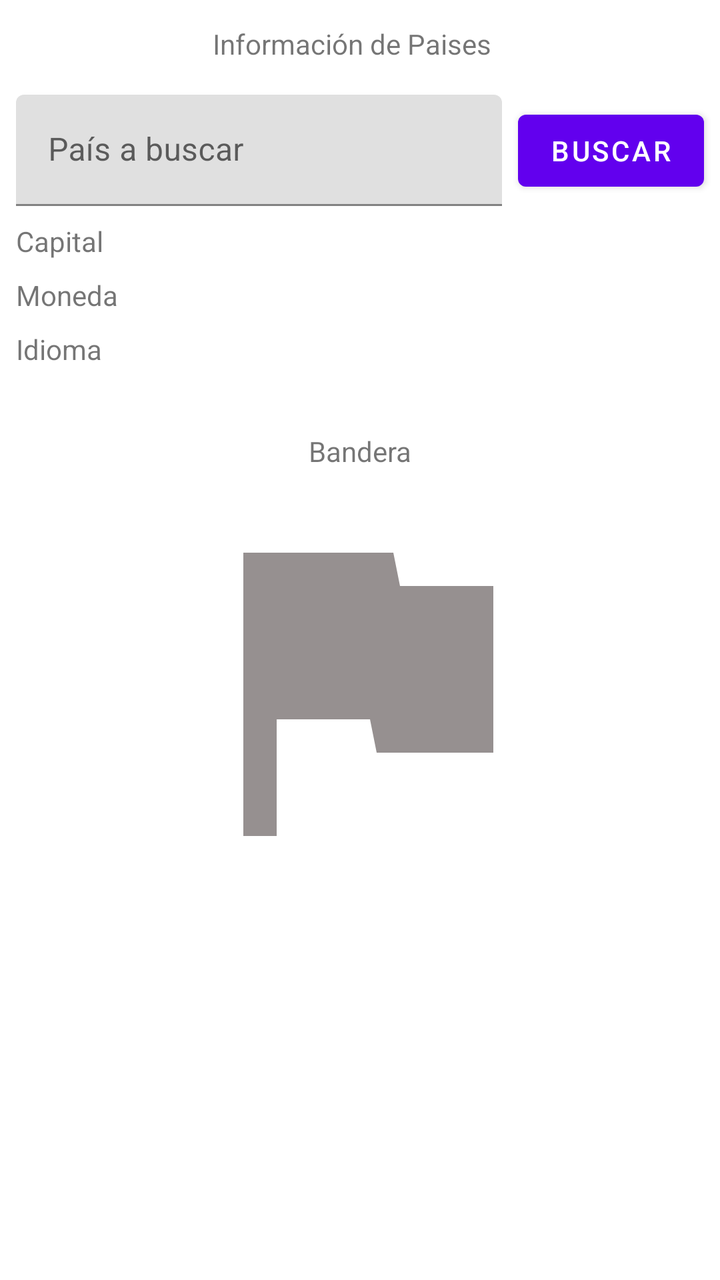
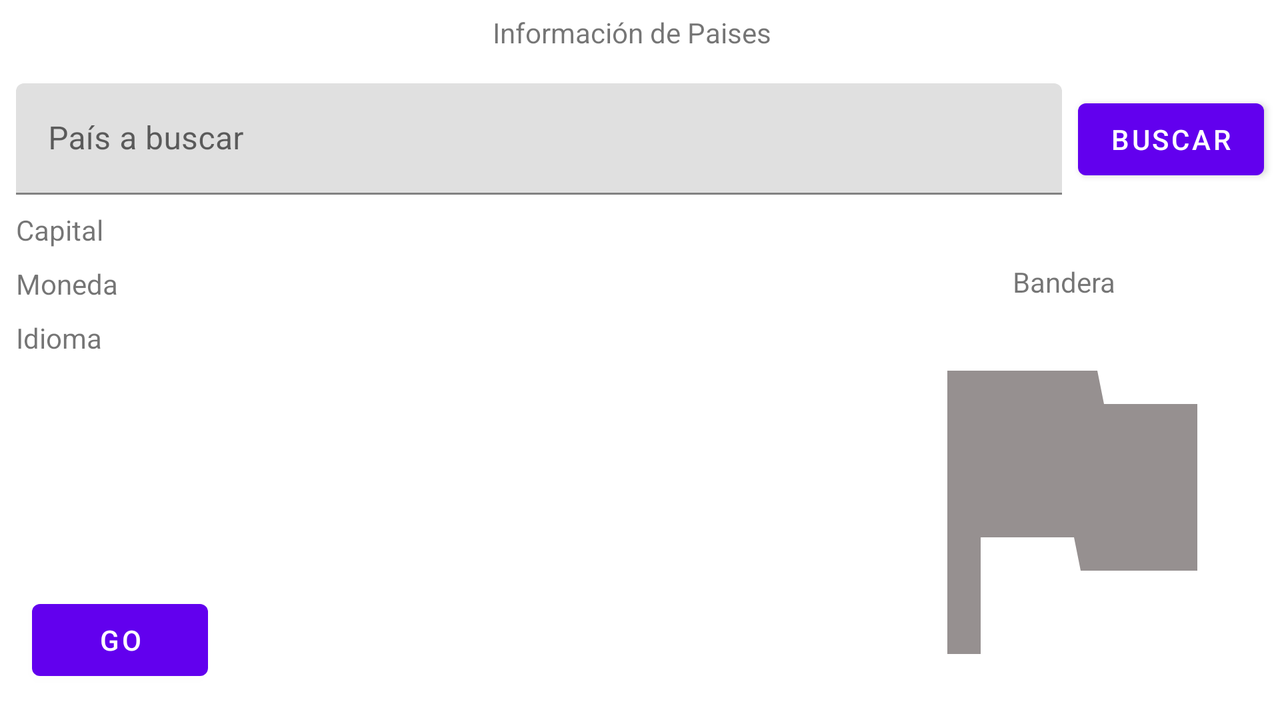

Two renders of one Android screen. The first uses the default layout on a phone; the second uses the alternative layout the repository ships for a different screen configuration, on a matching device. The two XML files are below.
<!-- AndroidManifest.xml: application theme Theme.PetWeb -->
<!-- res/layout/activity_main.xml -->
<?xml version="1.0" encoding="utf-8"?>
<androidx.constraintlayout.widget.ConstraintLayout xmlns:android="http://schemas.android.com/apk/res/android"
    xmlns:app="http://schemas.android.com/apk/res-auto"
    xmlns:tools="http://schemas.android.com/tools"
    android:layout_width="match_parent"
    android:layout_height="match_parent"
    tools:context=".MainActivity">

    <TextView
        android:id="@+id/textView"
        android:layout_width="wrap_content"
        android:layout_height="wrap_content"
        android:layout_marginRight="8dp"
        android:text="Información de Paises"
        app:layout_constraintBottom_toBottomOf="parent"
        app:layout_constraintLeft_toLeftOf="parent"
        app:layout_constraintRight_toRightOf="parent"
        app:layout_constraintTop_toTopOf="parent"
        app:layout_constraintVertical_bias="0.01999998" />

    <com.google.android.material.textfield.TextInputLayout
        android:id="@+id/cajaBuscar"
        android:layout_width="0dp"
        android:layout_height="wrap_content"
        android:layout_marginStart="8dp"
        android:layout_marginTop="16dp"
        android:layout_marginEnd="8dp"
        app:layout_constraintEnd_toStartOf="@+id/btnBuscar"
        app:layout_constraintStart_toStartOf="parent"
        app:layout_constraintTop_toBottomOf="@+id/textView">

        <com.google.android.material.textfield.TextInputEditText
            android:layout_width="match_parent"
            android:layout_height="wrap_content"
            android:hint="País a buscar" />
    </com.google.android.material.textfield.TextInputLayout>

    <Button
        android:id="@+id/btnBuscar"
        android:layout_width="wrap_content"
        android:layout_height="wrap_content"
        android:layout_marginEnd="8dp"
        android:text="Buscar"
        app:layout_constraintBottom_toBottomOf="@+id/cajaBuscar"
        app:layout_constraintEnd_toEndOf="parent"
        app:layout_constraintTop_toTopOf="@+id/cajaBuscar" />

    <TextView
        android:id="@+id/textView2"
        android:layout_width="wrap_content"
        android:layout_height="wrap_content"
        android:layout_marginStart="8dp"
        android:layout_marginTop="8dp"
        android:text="Capital"
        app:layout_constraintStart_toStartOf="parent"
        app:layout_constraintTop_toBottomOf="@+id/cajaBuscar" />

    <TextView
        android:id="@+id/textView3"
        android:layout_width="wrap_content"
        android:layout_height="wrap_content"
        android:layout_marginStart="8dp"
        android:layout_marginTop="8dp"
        android:text="Moneda"
        app:layout_constraintStart_toStartOf="parent"
        app:layout_constraintTop_toBottomOf="@+id/textView2" />

    <TextView
        android:id="@+id/textView4"
        android:layout_width="wrap_content"
        android:layout_height="wrap_content"
        android:layout_marginStart="8dp"
        android:layout_marginTop="8dp"
        android:text="Idioma"
        app:layout_constraintStart_toStartOf="parent"
        app:layout_constraintTop_toBottomOf="@+id/textView3" />

    <TextView
        android:id="@+id/textView5"
        android:layout_width="0dp"
        android:layout_height="wrap_content"
        android:layout_marginStart="8dp"
        android:layout_marginTop="32dp"
        android:layout_marginEnd="8dp"
        android:text="Bandera"
        android:textAlignment="center"
        app:layout_constraintEnd_toEndOf="parent"
        app:layout_constraintStart_toStartOf="parent"
        app:layout_constraintTop_toBottomOf="@+id/textView4" />

    <ImageView
        android:id="@+id/imgFlag"
        android:layout_width="200dp"
        android:layout_height="200dp"
        android:layout_marginStart="8dp"
        android:layout_marginTop="8dp"
        android:layout_marginEnd="8dp"
        app:layout_constraintEnd_toEndOf="parent"
        app:layout_constraintStart_toStartOf="parent"
        app:layout_constraintTop_toBottomOf="@+id/textView5"
        app:srcCompat="@drawable/flag" />

    <TextView
        android:id="@+id/txtCapital"
        android:layout_width="wrap_content"
        android:layout_height="wrap_content"
        android:layout_marginStart="32dp"
        android:layout_marginTop="8dp"
        app:layout_constraintStart_toEndOf="@+id/textView2"
        app:layout_constraintTop_toBottomOf="@+id/cajaBuscar" />

    <TextView
        android:id="@+id/txtMoneda"
        android:layout_width="wrap_content"
        android:layout_height="wrap_content"
        android:layout_marginStart="24dp"
        android:layout_marginTop="8dp"
        app:layout_constraintStart_toEndOf="@+id/textView3"
        app:layout_constraintTop_toBottomOf="@+id/txtCapital" />

    <TextView
        android:id="@+id/txtIdioma"
        android:layout_width="wrap_content"
        android:layout_height="wrap_content"
        android:layout_marginStart="32dp"
        android:layout_marginTop="8dp"
        app:layout_constraintStart_toEndOf="@+id/textView4"
        app:layout_constraintTop_toBottomOf="@+id/txtMoneda" />

</androidx.constraintlayout.widget.ConstraintLayout>
<!-- resources referenced by this layout -->
<resources>
  <!-- drawable flag (drawable) -->
  <vector android:height="24dp" android:tint="#969090"
      android:viewportHeight="24" android:viewportWidth="24"
      android:width="24dp" xmlns:android="http://schemas.android.com/apk/res/android">
      <path android:fillColor="@android:color/white" android:pathData="M14.4,6L14,4H5v17h2v-7h5.6l0.4,2h7V6z"/>
  </vector>
  <style name="Theme.PetWeb" parent="Theme.MaterialComponents.DayNight.DarkActionBar">
          
          <item name="colorPrimary">@color/purple_500</item>
          <item name="colorPrimaryVariant">@color/purple_700</item>
          <item name="colorOnPrimary">@color/white</item>
          
          <item name="colorSecondary">@color/teal_200</item>
          <item name="colorSecondaryVariant">@color/teal_700</item>
          <item name="colorOnSecondary">@color/black</item>
          
          <item name="android:statusBarColor" tools:targetApi="l">?attr/colorPrimaryVariant</item>
          
      </style>
</resources>
<!-- res/layout-land/activity_main.xml (the repository's variant of the layout above) -->
<!-- drawn on the phone turned sideways -->
<?xml version="1.0" encoding="utf-8"?>
<androidx.constraintlayout.widget.ConstraintLayout xmlns:android="http://schemas.android.com/apk/res/android"
    xmlns:app="http://schemas.android.com/apk/res-auto"
    xmlns:tools="http://schemas.android.com/tools"
    android:layout_width="match_parent"
    android:layout_height="match_parent"
    tools:context=".MainActivity">

    <TextView
        android:id="@+id/textView"
        android:layout_width="wrap_content"
        android:layout_height="wrap_content"
        android:layout_marginRight="8dp"
        android:text="Información de Paises"
        app:layout_constraintBottom_toBottomOf="parent"
        app:layout_constraintLeft_toLeftOf="parent"
        app:layout_constraintRight_toRightOf="parent"
        app:layout_constraintTop_toTopOf="parent"
        app:layout_constraintVertical_bias="0.01999998" />

    <com.google.android.material.textfield.TextInputLayout
        android:id="@+id/cajaBuscar"
        android:layout_width="0dp"
        android:layout_height="wrap_content"
        android:layout_marginStart="8dp"
        android:layout_marginTop="16dp"
        android:layout_marginEnd="8dp"
        app:layout_constraintEnd_toStartOf="@+id/btnBuscar"
        app:layout_constraintStart_toStartOf="parent"
        app:layout_constraintTop_toBottomOf="@+id/textView">

        <com.google.android.material.textfield.TextInputEditText
            android:layout_width="match_parent"
            android:layout_height="wrap_content"
            android:hint="País a buscar" />
    </com.google.android.material.textfield.TextInputLayout>

    <Button
        android:id="@+id/btnBuscar"
        android:layout_width="wrap_content"
        android:layout_height="wrap_content"
        android:layout_marginEnd="8dp"
        android:text="Buscar"
        app:layout_constraintBottom_toBottomOf="@+id/cajaBuscar"
        app:layout_constraintEnd_toEndOf="parent"
        app:layout_constraintTop_toTopOf="@+id/cajaBuscar" />

    <TextView
        android:id="@+id/textView2"
        android:layout_width="wrap_content"
        android:layout_height="wrap_content"
        android:layout_marginStart="8dp"
        android:layout_marginTop="8dp"
        android:text="Capital"
        app:layout_constraintStart_toStartOf="parent"
        app:layout_constraintTop_toBottomOf="@+id/cajaBuscar" />

    <TextView
        android:id="@+id/textView3"
        android:layout_width="wrap_content"
        android:layout_height="wrap_content"
        android:layout_marginStart="8dp"
        android:layout_marginTop="8dp"
        android:text="Moneda"
        app:layout_constraintStart_toStartOf="parent"
        app:layout_constraintTop_toBottomOf="@+id/textView2" />

    <TextView
        android:id="@+id/textView4"
        android:layout_width="wrap_content"
        android:layout_height="wrap_content"
        android:layout_marginStart="8dp"
        android:layout_marginTop="8dp"
        android:text="Idioma"
        app:layout_constraintStart_toStartOf="parent"
        app:layout_constraintTop_toBottomOf="@+id/textView3" />

    <TextView
        android:id="@+id/textView5"
        android:layout_width="0dp"
        android:layout_height="wrap_content"
        android:layout_marginTop="32dp"
        android:layout_marginEnd="8dp"
        android:text="Bandera"
        android:textAlignment="center"
        app:layout_constraintBottom_toTopOf="@+id/imgFlag"
        app:layout_constraintEnd_toEndOf="parent"
        app:layout_constraintStart_toStartOf="@+id/imgFlag"
        app:layout_constraintTop_toBottomOf="@+id/cajaBuscar" />

    <ImageView
        android:id="@+id/imgFlag"
        android:layout_width="200dp"
        android:layout_height="200dp"
        android:layout_marginEnd="8dp"
        android:layout_marginBottom="8dp"
        android:adjustViewBounds="true"
        app:layout_constraintBottom_toBottomOf="parent"
        app:layout_constraintEnd_toEndOf="parent"
        app:srcCompat="@drawable/flag" />

    <TextView
        android:id="@+id/txtCapital"
        android:layout_width="wrap_content"
        android:layout_height="wrap_content"
        android:layout_marginStart="32dp"
        android:layout_marginTop="8dp"
        app:layout_constraintStart_toEndOf="@+id/textView2"
        app:layout_constraintTop_toBottomOf="@+id/cajaBuscar" />

    <TextView
        android:id="@+id/txtMoneda"
        android:layout_width="wrap_content"
        android:layout_height="wrap_content"
        android:layout_marginStart="24dp"
        android:layout_marginTop="8dp"
        app:layout_constraintStart_toEndOf="@+id/textView3"
        app:layout_constraintTop_toBottomOf="@+id/txtCapital" />

    <TextView
        android:id="@+id/txtIdioma"
        android:layout_width="wrap_content"
        android:layout_height="wrap_content"
        android:layout_marginStart="32dp"
        android:layout_marginTop="8dp"
        app:layout_constraintStart_toEndOf="@+id/textView4"
        app:layout_constraintTop_toBottomOf="@+id/txtMoneda" />

    <Button
        android:id="@+id/ir"
        android:layout_width="wrap_content"
        android:layout_height="wrap_content"
        android:layout_marginStart="16dp"
        android:layout_marginBottom="16dp"
        android:text="Go"
        app:layout_constraintBottom_toBottomOf="parent"
        app:layout_constraintStart_toStartOf="parent" />

</androidx.constraintlayout.widget.ConstraintLayout>
